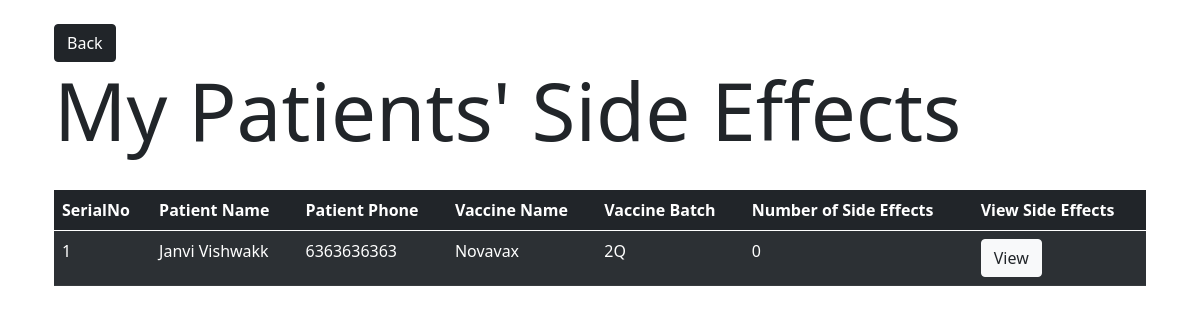
Before: /doctor/side_effects (signed in) with the older database file.
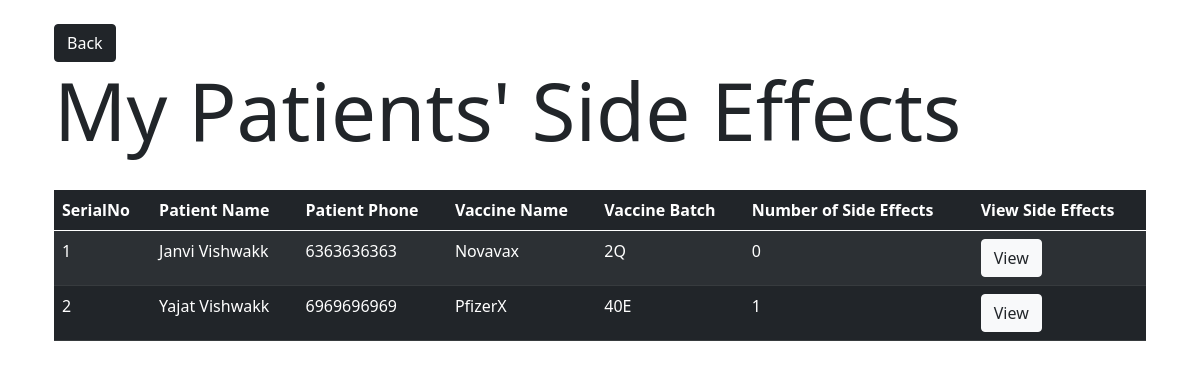
After: the same page with the newer database file.
### CovaxinatorAPI/models.py (models this page shows, shortened)
class Patient(db.Model):
	id = db.Column(db.Integer, primary_key=True)
	name = db.Column(db.String)
	phone = db.Column(db.String) #also used as username
	password = db.Column(db.String) #also used as password
	location = db.relationship('Location', secondary=patient_location_association, backref=db.backref('patients', lazy='dynamic'))
	aadhar = db.Column(db.String)
	address = db.Column(db.String)
	is_alive = db.Column(db.String)
	is_vaccinated = db.Column(db.Boolean, default=False)
	doctor_id = db.Column(db.Integer, db.ForeignKey('doctor.id'))
	vaccine_batch_id = db.Column(db.Integer, db.ForeignKey('vaccine_batch.id'))
	side_effects = db.relationship('SideEffects', backref='patient')
	followup_chat_id = db.Column(db.Integer, db.ForeignKey('follow_up_chat_data.id'))

class VaccineBatch(db.Model):
	id = db.Column(db.Integer, primary_key=True)
	vaccine_name = db.Column(db.String)
	batch_id = db.Column(db.String)
	doctor_id = db.Column(db.Integer, db.ForeignKey('doctor.id'))
	patients = db.relationship('Patient', backref='vaccine_batch')
	vaccine_count = db.Column(db.Integer)

### CovaxinatorAPI/doctor/routes.py (the view)
@doctor.route('/side_effects')
def get_patient_side_effects():
	doc_id = session.get('logged_in_doctor')
	if(not doc_id): return redirect(url_for('doctor.doctor_login'))
	doctor = Doctor.query.filter_by(id=doc_id).first()
	my_patients = doctor.patients
	side_effects = {}
	for patient in my_patients:
		side_effects[patient.phone] = [
			{
				'symptoms': se.symptoms,
				'description': se.description,
			} for se in patient.side_effects
		]
	print(side_effects)
	return render_template('doctor/side_effects.html', title="Side Effects", patients=my_patients, side_effects=side_effects, json=json)

### CovaxinatorAPI/templates/doctor/side_effects.html (shortened to what this page needs)
{% extends 'layout.html' %}
{% block content %}
<div class="container p-4">
	<button class="btn btn-dark" onclick="window.history.back()"> Back </button>
	<h1 class="display-1">My Patients' Side Effects</h1>
	<br>
	<table class="table table-striped table-dark" id="tbl">
		<thead>
			<tr>
			<th scope="col">SerialNo</th>
			<th scope="col">Patient Name</th>
			<th scope="col">Patient Phone</th>
			<th scope="col">Vaccine Name</th>
			<th scope="col">Vaccine Batch</th>
			<th scope="col">Number of Side Effects</th>
			<th scope="col">View Side Effects</th>
			</tr>
		</thead>
		<tbody id='tbl'>
			{% for e in patients %}
			<tr data-phone="{{e.name}}">
			<td>{{loop.index}}</td>
				<td>{{e.name}}</td>
				<td>{{e.phone}}</td>
				<td>{{e.vaccine_batch.vaccine_name}}</td>
				<td>{{e.vaccine_batch.batch_id}}</td>
				<td class='phn'>{{e.side_effects|length}}</td>
				<td><button class="btn btn-light text-dark" data-toggle="modal" data-target="#SideEffectModal" onclick=view({{e.phone}})>View</button></td>
			</tr>
			{% endfor %}
		</tbody>
	</table>
</div>
{% endblock content %}

Changed rows visible on the page:
now on this page (row edited): Patient: name "Yajat Vishwakk", phone "6969696969", vaccine_batch.vaccine_name "PfizerX", vaccine_batch.batch_id "40E", side_effects|length "1"
